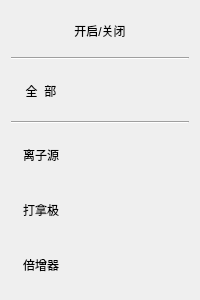
<?xml version="1.0" encoding="UTF-8"?>
<ui version="4.0">
 <class>HighPre</class>
 <widget class="QWidget" name="HighPre">
  <property name="geometry">
   <rect>
    <x>0</x>
    <y>0</y>
    <width>200</width>
    <height>300</height>
   </rect>
  </property>
  <property name="windowTitle">
   <string>Form</string>
  </property>
  <layout class="QVBoxLayout" name="verticalLayout">
   <item>
    <widget class="QLabel" name="label">
     <property name="sizePolicy">
      <sizepolicy hsizetype="Preferred" vsizetype="Minimum">
       <horstretch>0</horstretch>
       <verstretch>0</verstretch>
      </sizepolicy>
     </property>
     <property name="minimumSize">
      <size>
       <width>0</width>
       <height>40</height>
      </size>
     </property>
     <property name="text">
      <string>开启/关闭</string>
     </property>
     <property name="alignment">
      <set>Qt::AlignCenter</set>
     </property>
    </widget>
   </item>
   <item>
    <widget class="Line" name="line">
     <property name="orientation">
      <enum>Qt::Horizontal</enum>
     </property>
    </widget>
   </item>
   <item>
    <layout class="QHBoxLayout" name="horizontalLayout">
     <property name="spacing">
      <number>0</number>
     </property>
     <item>
      <widget class="QLabel" name="label_2">
       <property name="sizePolicy">
        <sizepolicy hsizetype="Minimum" vsizetype="Expanding">
         <horstretch>0</horstretch>
         <verstretch>0</verstretch>
        </sizepolicy>
       </property>
       <property name="minimumSize">
        <size>
         <width>60</width>
         <height>0</height>
        </size>
       </property>
       <property name="text">
        <string>全  部</string>
       </property>
       <property name="alignment">
        <set>Qt::AlignCenter</set>
       </property>
      </widget>
     </item>
     <item>
      <widget class="QSwitchButton" name="allControl">
       <property name="sizePolicy">
        <sizepolicy hsizetype="Expanding" vsizetype="Expanding">
         <horstretch>0</horstretch>
         <verstretch>0</verstretch>
        </sizepolicy>
       </property>
       <property name="text">
        <string/>
       </property>
       <property name="alignment">
        <set>Qt::AlignCenter</set>
       </property>
      </widget>
     </item>
    </layout>
   </item>
   <item>
    <widget class="Line" name="line_2">
     <property name="orientation">
      <enum>Qt::Horizontal</enum>
     </property>
    </widget>
   </item>
   <item>
    <layout class="QHBoxLayout" name="horizontalLayout_2">
     <property name="spacing">
      <number>0</number>
     </property>
     <item>
      <widget class="QLabel" name="label_4">
       <property name="sizePolicy">
        <sizepolicy hsizetype="Minimum" vsizetype="Expanding">
         <horstretch>0</horstretch>
         <verstretch>0</verstretch>
        </sizepolicy>
       </property>
       <property name="minimumSize">
        <size>
         <width>60</width>
         <height>0</height>
        </size>
       </property>
       <property name="text">
        <string>离子源</string>
       </property>
       <property name="alignment">
        <set>Qt::AlignCenter</set>
       </property>
      </widget>
     </item>
     <item>
      <widget class="QSwitchButton" name="iconSource">
       <property name="sizePolicy">
        <sizepolicy hsizetype="Expanding" vsizetype="Expanding">
         <horstretch>0</horstretch>
         <verstretch>0</verstretch>
        </sizepolicy>
       </property>
       <property name="text">
        <string/>
       </property>
       <property name="alignment">
        <set>Qt::AlignCenter</set>
       </property>
      </widget>
     </item>
    </layout>
   </item>
   <item>
    <layout class="QHBoxLayout" name="horizontalLayout_3">
     <property name="spacing">
      <number>0</number>
     </property>
     <item>
      <widget class="QLabel" name="label_5">
       <property name="sizePolicy">
        <sizepolicy hsizetype="Minimum" vsizetype="Expanding">
         <horstretch>0</horstretch>
         <verstretch>0</verstretch>
        </sizepolicy>
       </property>
       <property name="minimumSize">
        <size>
         <width>60</width>
         <height>0</height>
        </size>
       </property>
       <property name="text">
        <string>打拿极</string>
       </property>
       <property name="alignment">
        <set>Qt::AlignCenter</set>
       </property>
      </widget>
     </item>
     <item>
      <widget class="QSwitchButton" name="dynode">
       <property name="sizePolicy">
        <sizepolicy hsizetype="MinimumExpanding" vsizetype="Expanding">
         <horstretch>0</horstretch>
         <verstretch>0</verstretch>
        </sizepolicy>
       </property>
       <property name="text">
        <string/>
       </property>
       <property name="alignment">
        <set>Qt::AlignCenter</set>
       </property>
      </widget>
     </item>
    </layout>
   </item>
   <item>
    <layout class="QHBoxLayout" name="horizontalLayout_4">
     <property name="spacing">
      <number>0</number>
     </property>
     <item>
      <widget class="QLabel" name="label_6">
       <property name="sizePolicy">
        <sizepolicy hsizetype="Minimum" vsizetype="Expanding">
         <horstretch>0</horstretch>
         <verstretch>0</verstretch>
        </sizepolicy>
       </property>
       <property name="minimumSize">
        <size>
         <width>60</width>
         <height>0</height>
        </size>
       </property>
       <property name="text">
        <string>倍增器</string>
       </property>
       <property name="alignment">
        <set>Qt::AlignCenter</set>
       </property>
      </widget>
     </item>
     <item>
      <widget class="QSwitchButton" name="increase">
       <property name="sizePolicy">
        <sizepolicy hsizetype="Expanding" vsizetype="Expanding">
         <horstretch>0</horstretch>
         <verstretch>0</verstretch>
        </sizepolicy>
       </property>
       <property name="text">
        <string/>
       </property>
       <property name="alignment">
        <set>Qt::AlignCenter</set>
       </property>
      </widget>
     </item>
    </layout>
   </item>
  </layout>
 </widget>
 <customwidgets>
  <customwidget>
   <class>QSwitchButton</class>
   <extends>QLabel</extends>
   <header location="global">QSwitchButton.h</header>
  </customwidget>
 </customwidgets>
 <resources/>
 <connections/>
</ui>
